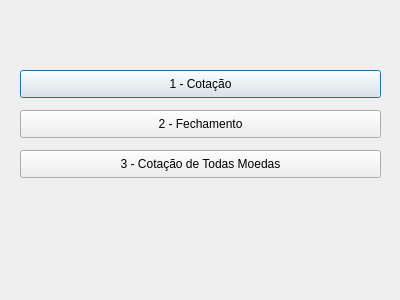
<?xml version="1.0" encoding="UTF-8"?>
<ui version="4.0">
 <class>Dialog</class>
 <widget class="QDialog" name="Dialog">
  <property name="geometry">
   <rect>
    <x>0</x>
    <y>0</y>
    <width>400</width>
    <height>300</height>
   </rect>
  </property>
  <property name="windowTitle">
   <string>Menu</string>
  </property>
  <property name="windowIcon">
   <iconset>
     <normaloff>C:\Users\Lucas Cherobin\Documents\GitHub\trabalho-api\icon.png</normaloff>C:\Users\Lucas Cherobin\Documents\GitHub\trabalho-api\icon.png</iconset>
  </property>
  <widget class="QPushButton" name="cotaButton">
   <property name="geometry">
    <rect>
     <x>20</x>
     <y>70</y>
     <width>361</width>
     <height>28</height>
    </rect>
   </property>
   <property name="text">
    <string>1 - Cotação</string>
   </property>
  </widget>
  <widget class="QPushButton" name="fechamentoButton">
   <property name="geometry">
    <rect>
     <x>20</x>
     <y>110</y>
     <width>361</width>
     <height>28</height>
    </rect>
   </property>
   <property name="text">
    <string>2 - Fechamento</string>
   </property>
  </widget>
  <widget class="QPushButton" name="cotallButton">
   <property name="geometry">
    <rect>
     <x>20</x>
     <y>150</y>
     <width>361</width>
     <height>28</height>
    </rect>
   </property>
   <property name="text">
    <string>3 - Cotação de Todas Moedas</string>
   </property>
  </widget>
 </widget>
 <resources/>
 <connections/>
</ui>
